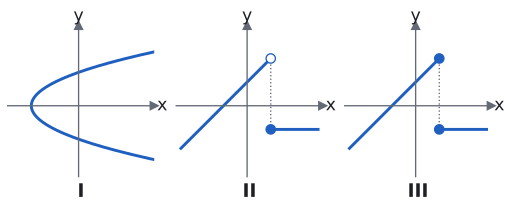

Generate this figure with Python:
import sys; sys.path.insert(0, "tools")
from cizim import *

# I: x = y² − 2 (yana yatık parabol) → fonksiyon değil.
# II: x < 1 için y = x + 1, (1, 2) boş; x ≥ 1 için y = 1 − x... (1, −1)? hayır: y = −1 sabit, (1, −1) dolu → fonksiyon.
# III: II ile aynı ama (1, 2) de dolu → x = 1 için iki değer → fonksiyon değil.
fig, eks = plt.subplots(1, 3, figsize=(6.5, 2.9))
lim = ((-3, 3.2), (-3, 3.4))
ax = eks[0]; eksenler(ax, *lim, izgara=False); ax.set_aspect("equal"); ax.set_xticks([]); ax.set_yticks([])
y = np.linspace(-2.4, 2.4, 200); ax.plot(y ** 2 - 2, y, color=MAVI)
for i, dolu in ((1, None), (2, False), (3, True)):
    pass
for k, ax in ((2, eks[1]), (3, eks[2])):
    eksenler(ax, *lim, izgara=False); ax.set_aspect("equal"); ax.set_xticks([]); ax.set_yticks([])
    xs = np.linspace(-2.8, 1, 20); ax.plot(xs, xs + 1, color=MAVI)
    ax.plot([1, 3], [-1, -1], color=MAVI)
    nokta(ax, 1, 2, renk=MAVI, dolu=(k == 3))
    nokta(ax, 1, -1, renk=MAVI)
    ax.plot([1, 1], [-1, 2], color=SOLUK, ls=":", lw=1)
for ax, ad in zip(eks, ["I", "II", "III"]):
    ax.text(0.5, -0.04, ad, transform=ax.transAxes, ha="center", va="top", fontsize=14, fontweight="bold")
fig.subplots_adjust(wspace=0.15)
kaydet(fig, __file__)
